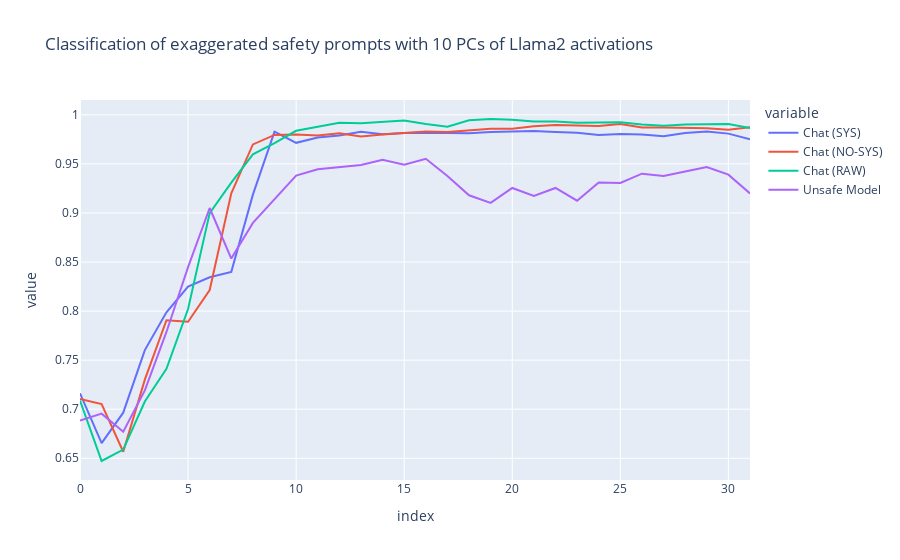

The notebook cell this image was saved under:
### Code cell
import plotly.express as px

px.line(pd.DataFrame({
    'Chat (SYS)': chat_sys_rocs,
    'Chat (NO-SYS)': chat_nosys_rocs,
    'Chat (RAW)': chat_raw_rocs,
    'Unsafe Model': unsafe_rocs,
}), title=f'Classification of exaggerated safety prompts with {nc} PCs of Llama2 activations')

### Figure 1 — Plotly figure (JSON) as saved in the notebook; plotly's stock layout.template omitted (floating-point values rounded to 4 significant figures)
{"data": [{"hovertemplate": "variable=Chat (SYS)<br>index=%{x}<br>value=%{y}<extra></extra>", "legendgroup": "Chat (SYS)", "line": {"color": "#636efa", "dash": "solid"}, "marker": {"symbol": "circle"}, "mode": "lines", "name": "Chat (SYS)", "orientation": "v", "showlegend": true, "type": "scatter", "x": [0, 1, 2, 3, 4, 5, 6, 7, 8, 9, 10, 11, 12, 13, 14, 15, 16, 17, 18, 19, 20, 21, 22, 23, 24, 25, 26, 27, 28, 29, 30, 31], "xaxis": "x", "y": [0.7162, 0.6654, 0.6965, 0.7603, 0.7988, 0.8251, 0.8345, 0.84, 0.9187, 0.9828, 0.9715, 0.977, 0.9789, 0.9828, 0.9802, 0.9815, 0.9819, 0.9815, 0.9812, 0.9825, 0.9828, 0.9835, 0.9825, 0.9819, 0.9796, 0.9806, 0.9799, 0.9783, 0.9815, 0.9832, 0.9809, 0.9751], "yaxis": "y"}, {"hovertemplate": "variable=Chat (NO-SYS)<br>index=%{x}<br>value=%{y}<extra></extra>", "legendgroup": "Chat (NO-SYS)", "line": {"color": "#EF553B", "dash": "solid"}, "marker": {"symbol": "circle"}, "mode": "lines", "name": "Chat (NO-SYS)", "orientation": "v", "showlegend": true, "type": "scatter", "x": [0, 1, 2, 3, 4, 5, 6, 7, 8, 9, 10, 11, 12, 13, 14, 15, 16, 17, 18, 19, 20, 21, 22, 23, 24, 25, 26, 27, 28, 29, 30, 31], "xaxis": "x", "y": [0.7104, 0.7052, 0.6566, 0.7302, 0.7907, 0.7891, 0.8215, 0.92, 0.9699, 0.9796, 0.9799, 0.9789, 0.9812, 0.978, 0.9799, 0.9819, 0.9832, 0.9825, 0.9838, 0.9857, 0.9857, 0.9883, 0.9896, 0.9893, 0.9887, 0.9906, 0.987, 0.987, 0.987, 0.9864, 0.9848, 0.9874], "yaxis": "y"}, {"hovertemplate": "variable=Chat (RAW)<br>index=%{x}<br>value=%{y}<extra></extra>", "legendgroup": "Chat (RAW)", "line": {"color": "#00cc96", "dash": "solid"}, "marker": {"symbol": "circle"}, "mode": "lines", "name": "Chat (RAW)", "orientation": "v", "showlegend": true, "type": "scatter", "x": [0, 1, 2, 3, 4, 5, 6, 7, 8, 9, 10, 11, 12, 13, 14, 15, 16, 17, 18, 19, 20, 21, 22, 23, 24, 25, 26, 27, 28, 29, 30, 31], "xaxis": "x", "y": [0.7088, 0.6472, 0.6589, 0.7078, 0.7412, 0.8021, 0.8999, 0.931, 0.9598, 0.9712, 0.9838, 0.9877, 0.9919, 0.9916, 0.9925, 0.9942, 0.9906, 0.988, 0.9945, 0.9958, 0.9951, 0.9932, 0.9932, 0.9919, 0.9922, 0.9925, 0.9903, 0.989, 0.9903, 0.9903, 0.9906, 0.9867], "yaxis": "y"}, {"hovertemplate": "variable=Unsafe Model<br>index=%{x}<br>value=%{y}<extra></extra>", "legendgroup": "Unsafe Model", "line": {"color": "#ab63fa", "dash": "solid"}, "marker": {"symbol": "circle"}, "mode": "lines", "name": "Unsafe Model", "orientation": "v", "showlegend": true, "type": "scatter", "x": [0, 1, 2, 3, 4, 5, 6, 7, 8, 9, 10, 11, 12, 13, 14, 15, 16, 17, 18, 19, 20, 21, 22, 23, 24, 25, 26, 27, 28, 29, 30, 31], "xaxis": "x", "y": [0.6884, 0.6955, 0.677, 0.7191, 0.7787, 0.8448, 0.9051, 0.8536, 0.8899, 0.9138, 0.9381, 0.9446, 0.9469, 0.9488, 0.9543, 0.9491, 0.9553, 0.9378, 0.918, 0.9103, 0.9255, 0.9174, 0.9255, 0.9125, 0.931, 0.9307, 0.9401, 0.9378, 0.9423, 0.9469, 0.9391, 0.92], "yaxis": "y"}], "layout": {"legend": {"title": {"text": "variable"}, "tracegroupgap": 0}, "title": {"text": "Classification of exaggerated safety prompts with 10 PCs of Llama2 activations"}, "xaxis": {"anchor": "y", "domain": [0, 1], "title": {"text": "index"}}, "yaxis": {"anchor": "x", "domain": [0, 1], "title": {"text": "value"}}}}
